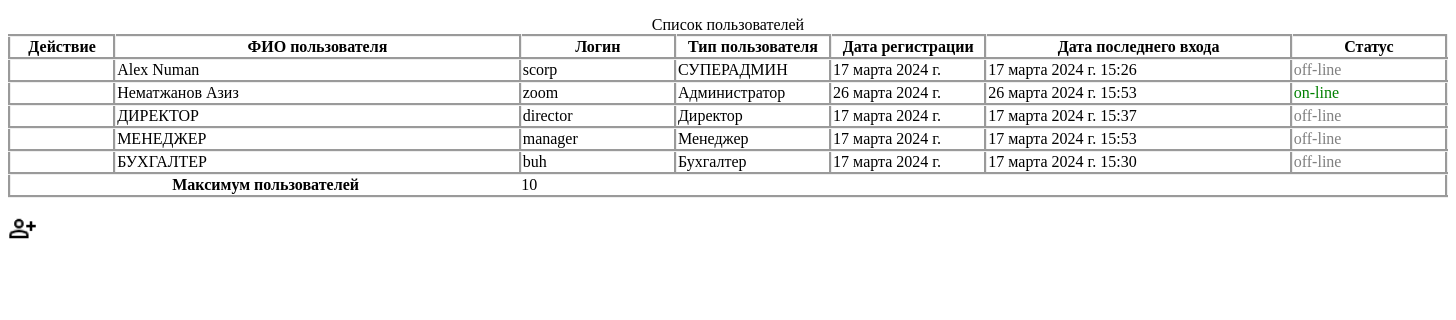
The page /users_list/ on the database as committed earlier.
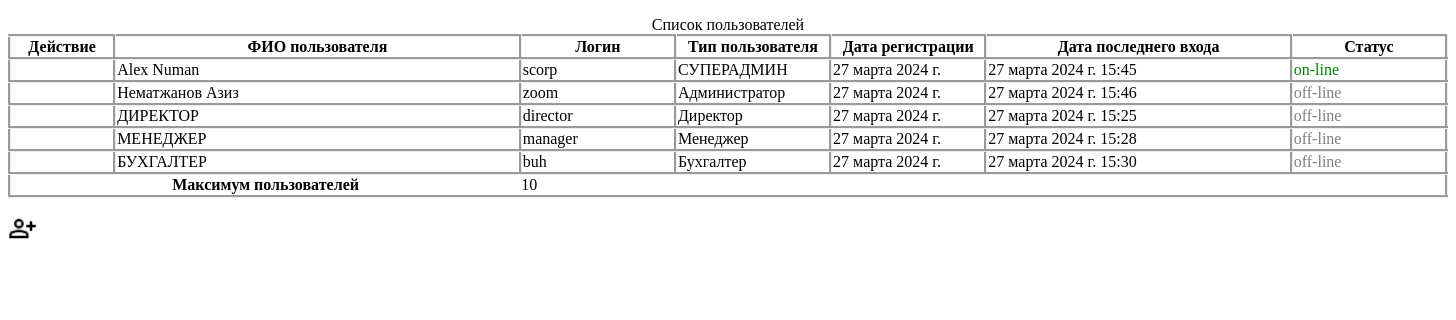
The same page on the database as committed later.
### firstapp/models.py (models this page shows)
class Users(models.Model):  #Класс для создания нового пользователья
    user_name = models.CharField(max_length=50)                            # ФИО нового пользователья
    user_birth = models.DateField(auto_now=False)                          # Дата рождения
    user_adress = models.CharField(max_length=50)                          # Адрес
    user_email = models.EmailField()                                       # Эл.почта
    user_tel = models.CharField(max_length=10)                             # Сотовый телефон
    user_login = models.CharField(max_length=50)                           # Логин
    user_pass = models.CharField(max_length=50)                            # Пароль
    user_type = models.CharField(max_length=50)                            # Тип пользователя
    user_regist_date = models.DateField(auto_now=True)                     # Дата регистрации
    user_login_date = models.DateTimeField(auto_now=True)                  # Дата последнего входа
    user_status = models.CharField(max_length=10, default='off-line')      # Статус пользователя

### firstapp/views.py (the view)
# urls.py: path('users_list/', views.users_list),
def users_list(request):
    people = Users.objects.values()
    return render(request, 'users_list.html', context={'db_data': people})

### firstapp/templates/users_list.html (shortened to what this page needs)
<!DOCTYPE html>
{% load static %}
<html lang="en">
<head>
    <link rel="stylesheet" type="text/css" href="{% static 'css/users_list.css' %}">
    <link rel="stylesheet" type="text/css" href="{% static 'css/settings.css' %}">
</head>
<body>
<div>
    <table class="table">
         <caption>
             Список пользователей
         </caption>
        <thead>
        <tr>
            <th style="width: 100px;" class="users_table">Действие</th>
            <th style="width: 400px;" class="users_table"> ФИО пользователя</th>
            <th style="width: 150px;" class="users_table">Логин</th>
            <th style="width: 150px;" class="users_table">Тип пользователя</th>
            <th style="width: 150px;" class="users_table">Дата регистрации</th>
            <th style="width: 300px;" class="users_table">Дата последнего входа</th>
            <th style="width: 150px;" class="users_table">Статус</th>
        </tr>
        </thead>
        <tbody id="users_table">
        {% for i in db_data %}
        <tr>
            <td class="users_table"></td>
            <td class="users_table"> {{i.user_name}}</td>
            <td class="users_table">{{i.user_login}}</td>
            <td class="users_table">{{i.user_type}}</td>
            <td class="users_table">{{i.user_regist_date}}</td>
            <td class="users_table">{{i.user_login_date}}</td>
            <td class="users_table">{{i.user_status}}</td>
            {% endfor %}
        </tbody>
        <tfoot>
    <tr>
      <th scope="row" colspan="2">Максимум пользователей</th>
      <td colspan="2">10</td>
    </tr>
  </tfoot>
    </table>
    <img style="width: 2%; height: 2%;" src="{% static 'img/person_add.png' %}" class="add_person" id="add_new_user">
</div>
</body>
</html>

### static/css/users_list.css (style rules this page uses)
.table { table-layout: fixed; width: 100%; border-collapse: collapse; border: 3px groove; cursor: default; }
.users_table { border: groove 3px; }

Rows that differ between the two databases and show on the page:
changed Users "Alex Numan": user_regist_date "17 марта 2024 г." → "27 марта 2024 г."; user_login_date "17 марта 2024 г. 15:26" → "27 марта 2024 г. 15:45"; user_status "off-line" → "on-line"
changed Users "Нематжанов Азиз": user_regist_date "26 марта 2024 г." → "27 марта 2024 г."; user_login_date "26 марта 2024 г. 15:53" → "27 марта 2024 г. 15:46"; user_status "on-line" → "off-line"
changed Users "ДИРЕКТОР": user_regist_date "17 марта 2024 г." → "27 марта 2024 г."; user_login_date "17 марта 2024 г. 15:37" → "27 марта 2024 г. 15:25"
changed Users "МЕНЕДЖЕР": user_regist_date "17 марта 2024 г." → "27 марта 2024 г."; user_login_date "17 марта 2024 г. 15:53" → "27 марта 2024 г. 15:28"
changed Users "БУХГАЛТЕР": user_regist_date "17 марта 2024 г." → "27 марта 2024 г."; user_login_date "17 марта 2024 г. 15:30" → "27 марта 2024 г. 15:30"
